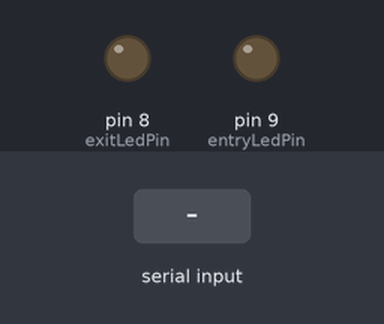
Recording of a sketch running on a simulated Arduino Uno, built with avr-gcc and run on an emulated ATmega328P. Shown: output pins drawn as LEDs (lit = HIGH). Inputs (shaded band) come from the test bench.

Above: at 1.2 s.
1.3 s: "1" received over Serial
At 1.7 s:
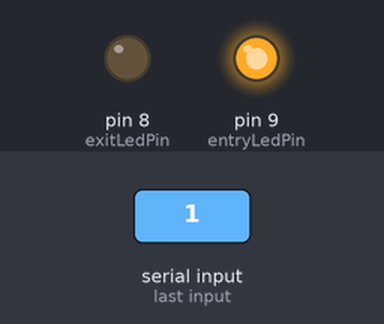
3.3 s: "2" received over Serial
At 3.7 s:
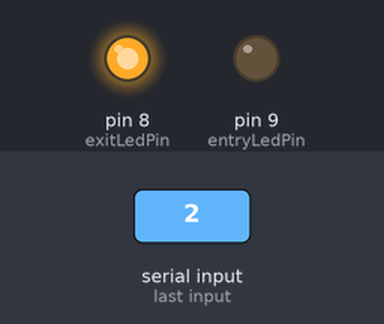
Timing chart, 0 to 6.3 s (numbered marks = the images above; inputs shaded):
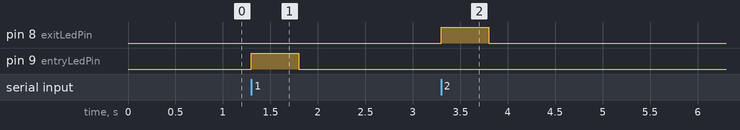

The sketch:

arduino_file.ino
```cpp
const int entryLedPin = 9;  // Pin for entry LED
const int exitLedPin = 8;   // Pin for exit LED

void setup() {
    pinMode(entryLedPin, OUTPUT);
    pinMode(exitLedPin, OUTPUT);
    Serial.begin(9600);
}

void loop() {
    if (Serial.available() > 0) {
        char command = Serial.read();

        if (command == '1') {  // Entry LED
            digitalWrite(entryLedPin, HIGH);  // Turn on entry LED
            delay(500);  // Keep it on for 500 ms
            digitalWrite(entryLedPin, LOW);   // Turn off entry LED
        }
        else if (command == '2') {  // Exit LED
            digitalWrite(exitLedPin, HIGH);  // Turn on exit LED
            delay(500);  // Keep it on for 500 ms
            digitalWrite(exitLedPin, LOW);   // Turn off exit LED
        }
    }
}
```

Measured:
- after the input at 1.3 s, pin 9 (entryLedPin): LOW → HIGH at once, → LOW 0.50 s later
- after the input at 3.3 s, pin 8 (exitLedPin): LOW → HIGH at once, → LOW 0.50 s later
